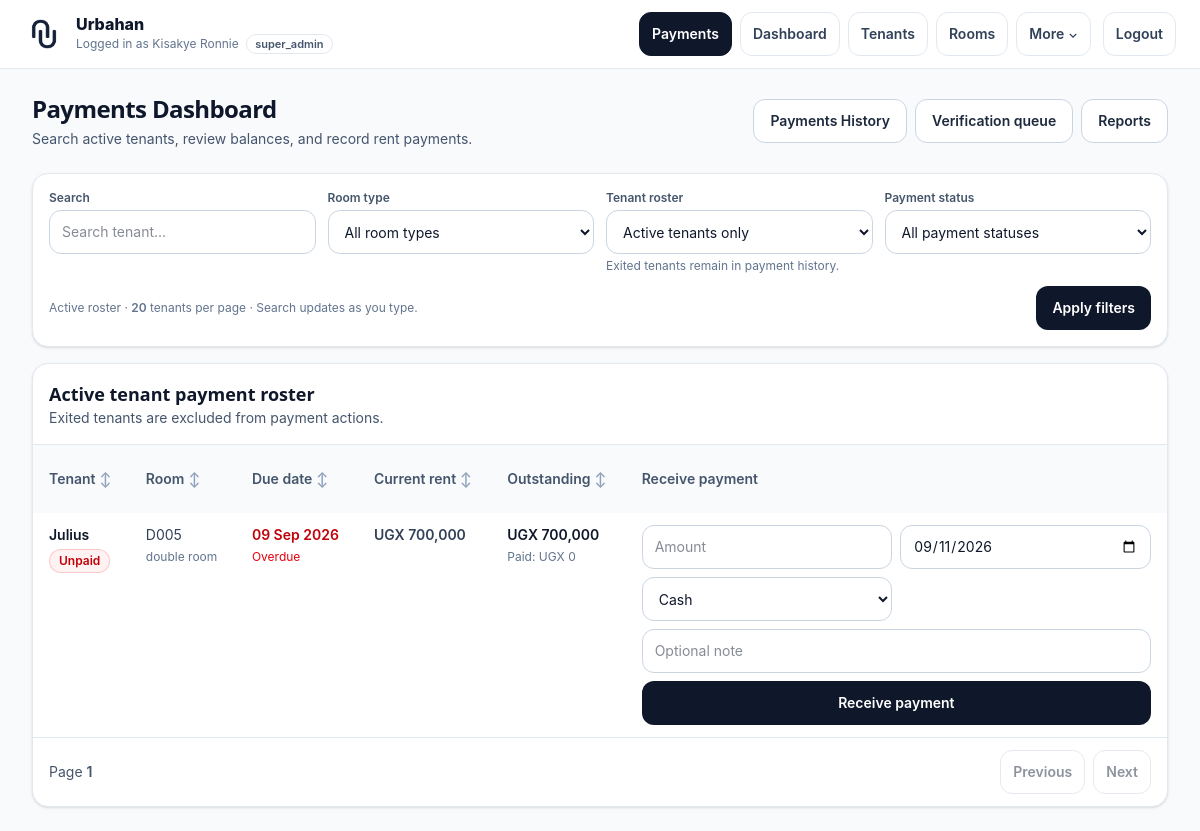
The page /public/payments.php?tenant_id=13 (signed in) on the database its author committed.
### tables this page shows
CREATE TABLE "tenants" (
    id INTEGER PRIMARY KEY AUTOINCREMENT,

    admin_id INTEGER NOT NULL,
    room_id INTEGER,

    full_name TEXT NOT NULL,
    phone TEXT,
    email TEXT,

    move_in_date DATE,
    exit_date DATE,

    status TEXT DEFAULT 'active',

    rent_due_date DATE,
    rent_due_day INTEGER,
    monthly_rent REAL,

    created_at DATETIME,
    updated_at DATETIME
, account_status VARCHAR(20) DEFAULT 'password_reset_required', login_attempts INTEGER DEFAULT 0, locked_until DATETIME DEFAULT NULL, last_login DATETIME DEFAULT NULL, session_token VARCHAR(64) DEFAULT NULL, password_hash VARCHAR(255) DEFAULT NULL, must_change_password INTEGER DEFAULT 1);

### core/helpers.php (called while the page is built, shortened)
<?php
if (!function_exists('e')) {
    function e($v): string
    {
        return htmlspecialchars((string)($v ?? ''), ENT_QUOTES | ENT_SUBSTITUTE, 'UTF-8');
    }
}
if (!function_exists('current_admin_id')) {
    function current_admin_id(): int
    {
        if (isset($_SESSION['admin']['id'])) {
            return (int)$_SESSION['admin']['id'];
        }
        return (int)($_SESSION['admin_id'] ?? 0);
    }
}
?>

### public/tenant_filter.php (called while the page is built, shortened)
<?php
function getFilteredTenants(PDO $pdo, int $admin_id, array $params): array
{
    $month = date('Y-m');
    $search = isset($params['search']) && is_scalar($params['search'])
        ? trim((string)$params['search'])
        : '';
    $roomType = isset($params['room_type']) && is_scalar($params['room_type'])
        ? trim((string)$params['room_type'])
        : '';
    $tenantStatus = isset($params['tenant_status']) && is_scalar($params['tenant_status'])
        ? strtolower(trim((string)$params['tenant_status']))
        : '';
    $paymentStatus = isset($params['payment_status']) && is_scalar($params['payment_status'])
        ? strtolower(trim((string)$params['payment_status']))
        : '';
    $tenantId = isset($params['tenant_id']) && is_scalar($params['tenant_id'])
        ? filter_var($params['tenant_id'], FILTER_VALIDATE_INT)
        : false;
    $tenantId = $tenantId === false ? 0 : max(0, (int)$tenantId);
    $limit = isset($params['limit']) && is_scalar($params['limit'])
        ? (int)$params['limit']
        : 10;
    $offset = isset($params['offset']) && is_scalar($params['offset'])
        ? (int)$params['offset']
        : 0;
    $sortOrder = isset($params['sort_order']) && is_scalar($params['sort_order'])
        && strtoupper((string)$params['sort_order']) === 'DESC'
        ? 'DESC'
        : 'ASC';
    $sortMap = [
        'full_name'              => 't.full_name',
        'room_number'            => 'r.room_number',
        'rent_due_date'          => 't.rent_due_date',
        'monthly_rent_effective' => 'monthly_rent_effective',
        'paid_this_month'        => 'paid_this_month',
        'outstanding_balance'    => 'outstanding_balance',
        'status'                 => 't.status',
    ];
    $sortKey = isset($params['sort_by']) && is_scalar($params['sort_by'])
        ? (string)$params['sort_by']
        : 'full_name';
    $sortExpr = $sortMap[$sortKey] ?? 't.full_name';
    $rentExpression = "COALESCE(
        NULLIF(t.monthly_rent, 0),
        NULLIF(r.monthly_rent, 0),
        rt.default_monthly_rent,
        0
    )";
    $sql = "
        SELECT
            t.id,
            t.full_name,
            t.phone,
            t.rent_due_date,
            t.status,
            t.exit_date,
            r.room_number,
            rt.name AS room_type,
            {$rentExpression} AS monthly_rent_effective,
            COALESCE(SUM(p.amount), 0) AS paid_this_month,
            MAX(
                0,
                {$rentExpression} - COALESCE(SUM(p.amount), 0)
            ) AS outstanding_balance
        FROM tenants t
        LEFT JOIN rooms r
            ON r.id = t.room_id
        LEFT JOIN room_types rt
            ON rt.id = r.room_type_id
        LEFT JOIN payments p
            ON p.tenant_id = t.id
            AND p.admin_id = :payment_admin_id
            AND strftime('%Y-%m', p.payment_date) = :month
        WHERE t.admin_id = :admin_id
    ";
    $bind = [
        ':admin_id'         => $admin_id,
        ':payment_admin_id' => $admin_id,
        ':month'            => $month,
    ];
    $includeExited = filter_var($params['include_exited'] ?? false, FILTER_VALIDATE_BOOLEAN);
    if (!$includeExited) {
        $sql .= "
            AND LOWER(COALESCE(t.status, '')) = 'active'
            AND t.exit_date IS NULL
        ";
    } elseif (in_array($tenantStatus, ['active', 'inactive', 'exited'], true)) {
        $sql .= " AND LOWER(COALESCE(t.status, '')) = :tenant_status ";
        $bind[':tenant_status'] = $tenantStatus;
    }
    if ($tenantId > 0) {
        $sql .= " AND t.id = :tenant_id ";
        $bind[':tenant_id'] = $tenantId;
    }
    $sql .= "
        GROUP BY
            t.id,
            t.full_name,
            t.phone,
            t.rent_due_date,
            t.status,
            t.exit_date,
            t.monthly_rent,
            r.room_number,
            r.monthly_rent,
            rt.name,
            rt.default_monthly_rent
    ";
    $sql .= " ORDER BY {$sortExpr} {$sortOrder}, t.id ASC LIMIT :limit OFFSET :offset ";
    $stmt = $pdo->prepare($sql);
    $stmt->bindValue(':admin_id', $bind[':admin_id'], PDO::PARAM_INT);
    $stmt->bindValue(':payment_admin_id', $bind[':payment_admin_id'], PDO::PARAM_INT);
    $stmt->bindValue(':month', $bind[':month'], PDO::PARAM_STR);
    foreach ($bind as $key => $value) {
        if (in_array($key, [':admin_id', ':payment_admin_id', ':month'], true)) {
            continue;
        }
        $stmt->bindValue($key, $value);
    }
    $stmt->bindValue(':limit', $limit, PDO::PARAM_INT);
    $stmt->bindValue(':offset', $offset, PDO::PARAM_INT);
    $stmt->execute();
    $rows = $stmt->fetchAll(PDO::FETCH_ASSOC) ?: [];
    foreach ($rows as &$tenant) {
        $tenant['monthly_rent_effective'] = (float)($tenant['monthly_rent_effective'] ?? 0);
        $tenant['paid_this_month'] = (float)($tenant['paid_this_month'] ?? 0);
    }
    return $rows;
}

### public/partials/payment_tenant_rows.php (the view, shortened to what this page needs)
<?php
if (!function_exists('paymentChip')) {
    function paymentChip(string $label, string $tone): string
    {
        $map = [
            'slate' => 'bg-slate-100 text-slate-700 ring-slate-200',
            'red'   => 'bg-red-50 text-red-700 ring-red-200',
            'green' => 'bg-emerald-50 text-emerald-700 ring-emerald-200',
            'amber' => 'bg-amber-50 text-amber-700 ring-amber-200',
            'blue'  => 'bg-sky-50 text-sky-700 ring-sky-200',
        ];
        $classes = $map[$tone] ?? $map['slate'];
        return '<span class="inline-flex items-center rounded-full px-2.5 py-1 text-xs font-semibold ring-1 ring-inset ' . $classes . '">' . e($label) . '</span>';
    }
}
$tenants = $tenants ?? [];
$paymentFormData = $paymentFormData ?? [];
$paymentActionQuery = $paymentActionQuery ?? [];
$paymentAction = 'payments.php';
if ($paymentActionQuery) {
    $paymentAction .= '?' . http_build_query($paymentActionQuery);
}
$today = date('Y-m-d');
$postedTenantId = (int)($paymentFormData['tenant_id'] ?? 0);
?>
<?php foreach ($tenants as $tenant): ?>
  <?php
    $tenantId = (int)($tenant['id'] ?? 0);
    $tenantName = (string)($tenant['full_name'] ?? '');
    $dueRaw = (string)($tenant['rent_due_date'] ?? '');
    $dueTimestamp = $dueRaw !== '' ? strtotime($dueRaw) : false;
    $isOverdue = $dueTimestamp !== false && $dueTimestamp < strtotime($today);
    $rent = (float)($tenant['monthly_rent_effective'] ?? 0);
    $paid = (float)($tenant['paid_this_month'] ?? 0);
    $outstanding = (float)($tenant['outstanding_balance'] ?? 0);
    if ($rent <= 0) {
        $statusChip = paymentChip('Rent missing', 'red');
    } elseif ($outstanding <= 0.00001) {
        $statusChip = paymentChip('Paid', 'green');
    } elseif ($paid > 0) {
        $statusChip = paymentChip('Partial', 'amber');
    } else {
        $statusChip = paymentChip('Unpaid', 'red');
    }
    $isPostedTenant = $postedTenantId === $tenantId;
    $amountValue = $isPostedTenant ? (string)($paymentFormData['amount'] ?? '') : '';
    $dateValue = $isPostedTenant
        ? (string)($paymentFormData['payment_date'] ?? $today)
        : $today;
    $methodValue = $isPostedTenant
        ? (string)($paymentFormData['method'] ?? 'cash')
        : 'cash';
    $noteValue = $isPostedTenant ? (string)($paymentFormData['note'] ?? '') : '';
  ?>
  <tr class="align-top hover:bg-slate-50">
    <td class="px-4 py-3">
      <div class="font-semibold text-slate-900"><?= e($tenantName) ?></div>
      <div class="mt-1"><?= $statusChip ?></div>
    </td>
    <td class="px-4 py-3 text-slate-700">
      <?= e($tenant['room_number'] ?? '-') ?>
      <?php if (!empty($tenant['room_type'])): ?>
        <div class="mt-1 text-xs text-slate-500"><?= e($tenant['room_type']) ?></div>
      <?php endif; ?>
    </td>
    <td class="px-4 py-3">
      <div class="<?= $isOverdue ? 'font-semibold text-red-700' : 'text-slate-700' ?>">
        <?= e($dueTimestamp !== false ? date('d M Y', $dueTimestamp) : '—') ?>
      </div>
      <?php if ($isOverdue): ?>
        <div class="mt-1 text-xs text-red-600">Overdue</div>
      <?php endif; ?>
    </td>
    <td class="px-4 py-3 whitespace-nowrap font-semibold text-slate-700">
      UGX <?= e(number_format($rent, 0)) ?>
    </td>
    <td class="px-4 py-3 whitespace-nowrap">
      <div class="font-semibold <?= $outstanding > 0 ? 'text-slate-900' : 'text-emerald-700' ?>">
        UGX <?= e(number_format($outstanding, 0)) ?>
      </div>
      <div class="mt-1 text-xs text-slate-500">Paid: UGX <?= e(number_format($paid, 0)) ?></div>
    </td>
    <td class="px-4 py-3">
      <form method="post" action="<?= e($paymentAction) ?>" class="flex min-w-[520px] flex-col gap-2 lg:min-w-0" data-payment-form>
        <div class="grid grid-cols-1 gap-2 sm:grid-cols-2 xl:grid-cols-5">
          <div>
            <input
              id="payment_amount_<?= $tenantId ?>"
              type="number"
              name="amount"
              min="0.01"
              step="0.01"
              inputmode="decimal"
              required
              value="<?= e($amountValue) ?>"
              placeholder="Amount"
              class="min-h-11 w-full rounded-xl border border-slate-300 bg-white px-3 py-2 text-sm outline-none transition focus:border-slate-500 focus:ring-2 focus:ring-slate-200"
            >
          </div>
          <div>
            <input
              id="payment_date_<?= $tenantId ?>"
              type="date"
              name="payment_date"
              value="<?= e($dateValue) ?>"
              required
              class="min-h-11 w-full rounded-xl border border-slate-300 bg-white px-3 py-2 text-sm outline-none transition focus:border-slate-500 focus:ring-2 focus:ring-slate-200"
            >
          </div>
          <div>
            <select
              id="payment_method_<?= $tenantId ?>"
              name="method"
              class="min-h-11 w-full rounded-xl border border-slate-300 bg-white px-3 py-2 text-sm outline-none transition focus:border-slate-500 focus:ring-2 focus:ring-slate-200"
            >
              <option value="cash" <?= $methodValue === 'cash' ? 'selected' : '' ?>>Cash</option>
            </select>
          </div>
          <div class="sm:col-span-2 xl:col-span-2">
            <input
              id="payment_note_<?= $tenantId ?>"
              type="text"
              name="note"
              maxlength="160"
              value="<?= e($noteValue) ?>"
              placeholder="Optional note"
              class="min-h-11 w-full rounded-xl border border-slate-300 bg-white px-3 py-2 text-sm outline-none transition focus:border-slate-500 focus:ring-2 focus:ring-slate-200"
            >
          </div>
        </div>
        <button
          type="submit"
          name="receive_payment"
          value="1"
          data-payment-submit
          data-submitting-label="Saving…"
          class="inline-flex min-h-11 w-full items-center justify-center rounded-xl bg-slate-900 px-4 py-2 text-sm font-semibold text-white transition hover:bg-slate-800 focus-visible:outline-2 focus-visible:outline-offset-2 focus-visible:outline-slate-900 disabled:cursor-not-allowed disabled:opacity-60 sm:w-auto"
        >
          Receive payment
        </button>
      </form>
    </td>
  </tr>
<?php endforeach; ?>

### rows shown on the page
tenants: full_name "Julius", room_number "D005", room_type "double room", rent_due_date "09 Sep 2026", shows "Overdue", rent "700,000", outstanding "700,000", paid "0", payment_date "09/11/2026", method "Cash"

### other values the page prints
$_SESSION['admin']['name'] "Kisakye Ronnie"
current_admin_role() "super_admin"
$label "Payments Dashboard Tenants Rooms"
$page "1"
